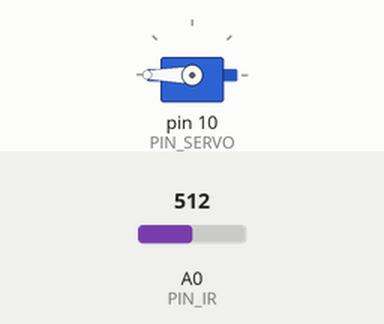
Bench run of a sketch on a simulated Arduino Uno, built with avr-gcc and run on an emulated ATmega328P. Shown: servo. The inputs (shaded band) are chosen by the test bench; at power-on: A0 (PIN_IR) = 512.

Above: at 1.2 s.
1.3 s: A0 (PIN_IR) set to 284
2.8 s: A0 (PIN_IR) set to 262
At 3.3 s:
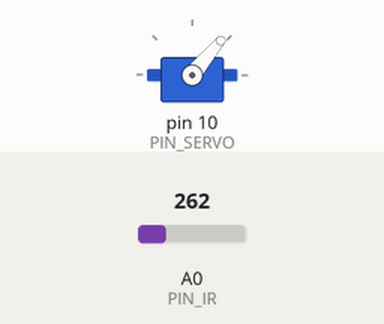
4.3 s: A0 (PIN_IR) set to 306
At 5.5 s:
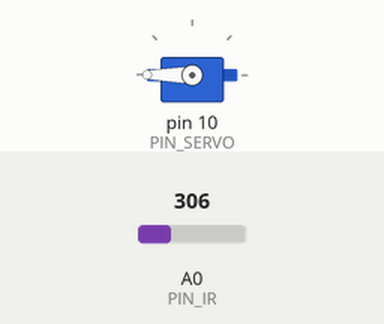
5.8 s: A0 (PIN_IR) set to 245
At 6.7 s:
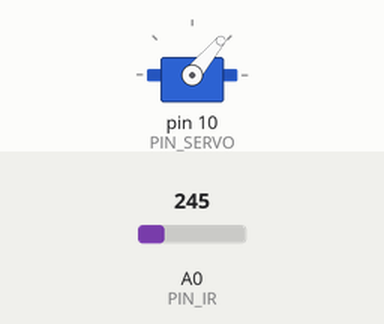
Timing chart, 0 to 8.3 s (numbered marks = the images above; inputs shaded):
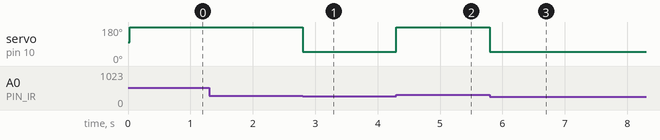

The sketch:

21_bbc_20203139.ino
```cpp
#include <Servo.h>

// Arduino pin assignment
#define PIN_IR A0
#define PIN_LED 9
#define PIN_SERVO 10

// configurable parameters
#define INTERVAL 25 // sampling interval (unit: ms)
#define _DIST_TARGET 255
#define _DIST_MIN 60 // minimum distance to be measured (unit: mm)
#define _DIST_MAX 450 // maximum distance to be measured (unit: mm)
#define _DIST_ALPHA 0.5 // EMA weight if new sample (range: 0 to 1). Setting this value to 1 effectively disables EMA filter.

#define _DUTY_MIN 1055 // servo full clockwise position (44 degree)
#define _DUTY_NEU 1580 // servo neutral position (92 degree)
#define _DUTY_MAX 2399 // servo full counterclockwise position (141 degree)

// Servo speed control
#define _SERVO_ANGLE 30
#define _SERVO_SPEED 30

// global variables
float timeout; // unit: us
float dist_min, dist_max, dist_raw, dist_prev, dist_ema, alpha; // unit: mm
unsigned long last_sampling_time; // unit: ms
float scale; // used for pulse duration to distance conversion

Servo myservo;

void setup() {
// initialize GPIO pins
  myservo.attach(PIN_SERVO);
  myservo.writeMicroseconds(_DUTY_NEU);

// initialize USS related variables
  dist_min = _DIST_MIN;
  dist_max = _DIST_MAX;
  timeout = (INTERVAL / 2) * 1000.0; // precalculate pulseIn() timeout value. (unit: us)
  dist_raw = dist_prev = 0.0; // raw distance output from USS (unit: mm)
  dist_ema = 0;
  alpha = _DIST_ALPHA;

 // initialize last sampling time
  last_sampling_time = 0;
}

// volt to value(for dist)
float ir_distance(void){ // return value unit: mm
  float val;
  float volt = float(analogRead(PIN_IR));
  val = ((6762.0/(volt-9.0))-4.0) * 10.0;
  return val;
}

void loop() {
  // wait until next sampling time.
// millis() returns the number of milliseconds since the program started. Will overflow after 50 days.
  if(millis() < last_sampling_time + INTERVAL) return;

  float dist_raw = ir_distance();
  float dist_mod = 1.1 * (dist_raw) + 20.2;
// get a distance reading from the USS
  dist_ema = dist_ema*(1-alpha)+alpha*dist_mod;


  // 25.5cm를 기준으로 각도 전환
  if(dist_ema >= 255) {
    myservo.writeMicroseconds(1055);
  }
  else {
    myservo.writeMicroseconds(2399);
  }
}
```

Measured:
- the behaviour switches between 276 and 275 on A0 (PIN_IR) (found by bisection; images 0 and 1)
- after the input at 1.3 s, every drawn part: stays the same
- after the input at 2.8 s, servo on pin 10 (PIN_SERVO): 180° → 50° at once
- after the input at 4.3 s, servo on pin 10 (PIN_SERVO): 50° → 180° at once
- after the input at 5.8 s, servo on pin 10 (PIN_SERVO): 180° → 50° at once
